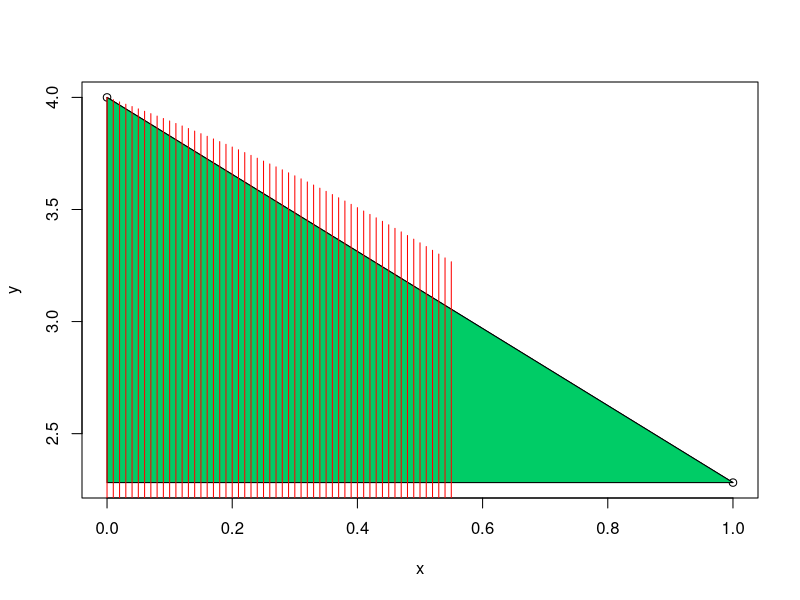

Here is the R script that generated this plot:
# -------------------------------------------------------------------------------------
# Código realizado por: 
# * Natalia Navas
# * Jorge Salgado 
# * Sebastián Santamaría
# -------------------------------------------------------------------------------------
# Clase análisis numérico mier-vier 1903
# -------------------------------------------------------------------------------------
#riemman sum
suma <- 0
xDelta <- 0
xAsterisco <- 0
xAnterior <- 5 - exp(0)
i = 1
f = function(q) 5 - exp(q)
integral = 0
z <- 0
pasos = c()
valorEnZ = f(z)

x <- 0:1
y <- 5 - exp(x)
plot(x, y)
lines(x, y)
polygon(cbind(c(min(x), x, max(x)), c(min(y), y, min(y))), col="#00CC66")
while(integral<2.00){
  integral = integrate(f, 0, z)$value
  pasos = c(pasos, z)
  valorEnZ<-f(z)
  segments(x0=z,y0=0,x1=z,y1=valorEnZ,col="red")
  z = z + 0.01
}

cat("Cuando X = ", z-1, " la integral es igual a 2 con un error menor a ", 1e-2, " este número fue obtenido al usar la suma de Riemann")
